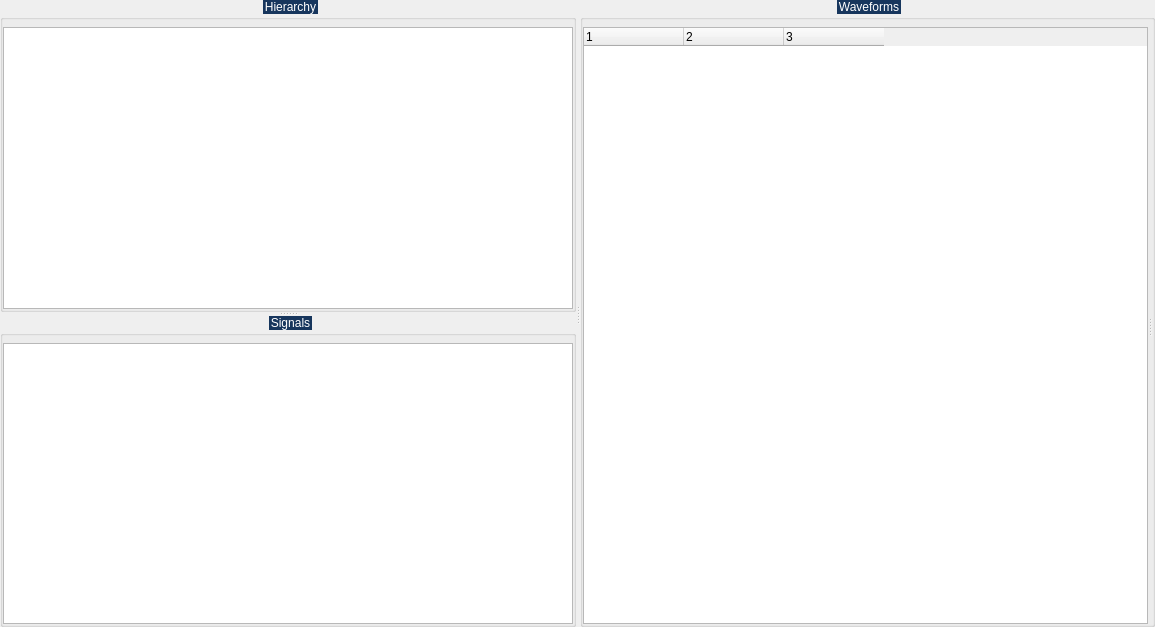
<?xml version="1.0" encoding="UTF-8"?>
<ui version="4.0">
 <class>WaveformViewWidget</class>
 <widget class="QWidget" name="WaveformViewWidget">
  <property name="geometry">
   <rect>
    <x>0</x>
    <y>0</y>
    <width>1155</width>
    <height>627</height>
   </rect>
  </property>
  <property name="windowTitle">
   <string>Form</string>
  </property>
  <layout class="QVBoxLayout" name="verticalLayout_6">
   <property name="spacing">
    <number>0</number>
   </property>
   <property name="leftMargin">
    <number>0</number>
   </property>
   <property name="topMargin">
    <number>0</number>
   </property>
   <property name="rightMargin">
    <number>0</number>
   </property>
   <property name="bottomMargin">
    <number>0</number>
   </property>
   <item>
    <widget class="QSplitter" name="m_mainSplitter">
     <property name="orientation">
      <enum>Qt::Orientation::Horizontal</enum>
     </property>
     <widget class="QSplitter" name="m_leftSplitter">
      <property name="orientation">
       <enum>Qt::Orientation::Vertical</enum>
      </property>
      <widget class="QGroupBox" name="m_hierarchyGroup">
       <property name="styleSheet">
        <string notr="true">QGroupBox::title  {
    subcontrol-origin: margin;
    subcontrol-position: top center;
    padding: 4px 8000px 4px 8000px;
    background-color: #FF17365D;
    color: rgb(255, 255, 255);
}</string>
       </property>
       <property name="title">
        <string>Hierarchy</string>
       </property>
       <layout class="QVBoxLayout" name="verticalLayout">
        <property name="spacing">
         <number>0</number>
        </property>
        <property name="leftMargin">
         <number>0</number>
        </property>
        <property name="topMargin">
         <number>7</number>
        </property>
        <property name="rightMargin">
         <number>0</number>
        </property>
        <property name="bottomMargin">
         <number>0</number>
        </property>
        <item>
         <widget class="SignalTreeWidget" name="m_hierarchyTree">
          <attribute name="headerVisible">
           <bool>false</bool>
          </attribute>
          <column>
           <property name="text">
            <string notr="true">1</string>
           </property>
          </column>
         </widget>
        </item>
       </layout>
      </widget>
      <widget class="QGroupBox" name="m_scopeSignalGroup">
       <property name="styleSheet">
        <string notr="true">QGroupBox::title  {
    subcontrol-origin: margin;
    subcontrol-position: top center;
    padding: 4px 8000px 4px 8000px;
    background-color: #FF17365D;
    color: rgb(255, 255, 255);
}</string>
       </property>
       <property name="title">
        <string>Signals</string>
       </property>
       <layout class="QVBoxLayout" name="verticalLayout_2">
        <property name="spacing">
         <number>0</number>
        </property>
        <property name="leftMargin">
         <number>0</number>
        </property>
        <property name="topMargin">
         <number>7</number>
        </property>
        <property name="rightMargin">
         <number>0</number>
        </property>
        <property name="bottomMargin">
         <number>0</number>
        </property>
        <item>
         <widget class="SignalTreeWidget" name="m_scopeSignalTree">
          <attribute name="headerVisible">
           <bool>false</bool>
          </attribute>
          <column>
           <property name="text">
            <string notr="true">1</string>
           </property>
          </column>
         </widget>
        </item>
       </layout>
      </widget>
     </widget>
     <widget class="QGroupBox" name="m_waveDisplayGroup">
      <property name="styleSheet">
       <string notr="true">QGroupBox::title  {
    subcontrol-origin: margin;
    subcontrol-position: top center;
    padding: 4px 8000px 4px 8000px;
    background-color: #FF17365D;
    color: rgb(255, 255, 255);
}</string>
      </property>
      <property name="title">
       <string>Waveforms</string>
      </property>
      <layout class="QVBoxLayout" name="verticalLayout_5">
       <property name="spacing">
        <number>0</number>
       </property>
       <property name="leftMargin">
        <number>0</number>
       </property>
       <property name="topMargin">
        <number>7</number>
       </property>
       <property name="rightMargin">
        <number>0</number>
       </property>
       <property name="bottomMargin">
        <number>0</number>
       </property>
       <item>
        <widget class="QSplitter" name="m_rightSplitter">
         <property name="orientation">
          <enum>Qt::Orientation::Horizontal</enum>
         </property>
         <widget class="QWidget" name="m_waveNamePane" native="true">
          <layout class="QVBoxLayout" name="verticalLayout_4">
           <property name="spacing">
            <number>0</number>
           </property>
           <property name="leftMargin">
            <number>0</number>
           </property>
           <property name="topMargin">
            <number>0</number>
           </property>
           <property name="rightMargin">
            <number>0</number>
           </property>
           <property name="bottomMargin">
            <number>0</number>
           </property>
           <item>
            <widget class="SignalTreeWidget" name="m_waveNameTree">
             <property name="uniformRowHeights">
              <bool>true</bool>
             </property>
             <property name="allColumnsShowFocus">
              <bool>true</bool>
             </property>
             <property name="columnCount">
              <number>3</number>
             </property>
             <attribute name="headerVisible">
              <bool>true</bool>
             </attribute>
             <attribute name="headerStretchLastSection">
              <bool>false</bool>
             </attribute>
             <column>
              <property name="text">
               <string notr="true">1</string>
              </property>
             </column>
             <column>
              <property name="text">
               <string notr="true">2</string>
              </property>
             </column>
             <column>
              <property name="text">
               <string notr="true">3</string>
              </property>
             </column>
            </widget>
           </item>
           <item>
            <widget class="QWidget" name="m_waveNameBottomSpacer" native="true"/>
           </item>
          </layout>
         </widget>
         <widget class="QWidget" name="m_rightPane" native="true">
          <layout class="QVBoxLayout" name="m_rightLayout">
           <property name="spacing">
            <number>0</number>
           </property>
           <property name="leftMargin">
            <number>0</number>
           </property>
           <property name="topMargin">
            <number>0</number>
           </property>
           <property name="rightMargin">
            <number>0</number>
           </property>
           <property name="bottomMargin">
            <number>0</number>
           </property>
           <item>
            <widget class="WaveDisplayWidget" name="m_waveDisplay" native="true"/>
           </item>
           <item>
            <widget class="CursorTrackWidget" name="m_cursorTrack" native="true"/>
           </item>
           <item>
            <widget class="TimeRulerWidget" name="m_timeRuler" native="true"/>
           </item>
          </layout>
         </widget>
        </widget>
       </item>
      </layout>
     </widget>
    </widget>
   </item>
  </layout>
 </widget>
 <customwidgets>
  <customwidget>
   <class>SignalTreeWidget</class>
   <extends>QTreeWidget</extends>
   <header>signal_tree_widget.h</header>
  </customwidget>
  <customwidget>
   <class>WaveDisplayWidget</class>
   <extends>QWidget</extends>
   <header>wave_display_widget.h</header>
   <container>1</container>
  </customwidget>
  <customwidget>
   <class>CursorTrackWidget</class>
   <extends>QWidget</extends>
   <header>cursor_track_widget.h</header>
   <container>1</container>
  </customwidget>
  <customwidget>
   <class>TimeRulerWidget</class>
   <extends>QWidget</extends>
   <header>time_ruler_widget.h</header>
   <container>1</container>
  </customwidget>
 </customwidgets>
 <resources/>
 <connections/>
</ui>
